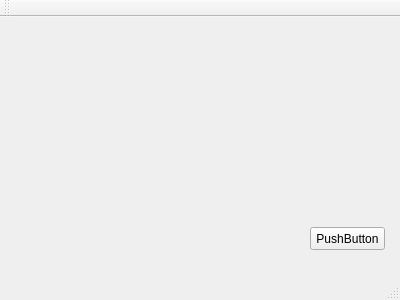
<?xml version="1.0" encoding="UTF-8"?>
<ui version="4.0">
 <class>MainWindow</class>
 <widget class="QMainWindow" name="MainWindow">
  <property name="geometry">
   <rect>
    <x>0</x>
    <y>0</y>
    <width>400</width>
    <height>300</height>
   </rect>
  </property>
  <property name="windowTitle">
   <string>MainWindow</string>
  </property>
  <widget class="QWidget" name="centralWidget">
   <widget class="QPushButton" name="pushButton">
    <property name="geometry">
     <rect>
      <x>310</x>
      <y>210</y>
      <width>75</width>
      <height>23</height>
     </rect>
    </property>
    <property name="text">
     <string>PushButton</string>
    </property>
   </widget>
  </widget>
  <widget class="QMenuBar" name="menuBar">
   <property name="geometry">
    <rect>
     <x>0</x>
     <y>0</y>
     <width>400</width>
     <height>21</height>
    </rect>
   </property>
  </widget>
  <widget class="QToolBar" name="mainToolBar">
   <attribute name="toolBarArea">
    <enum>TopToolBarArea</enum>
   </attribute>
   <attribute name="toolBarBreak">
    <bool>false</bool>
   </attribute>
  </widget>
  <widget class="QStatusBar" name="statusBar"/>
 </widget>
 <layoutdefault spacing="6" margin="11"/>
 <resources/>
 <connections/>
</ui>
